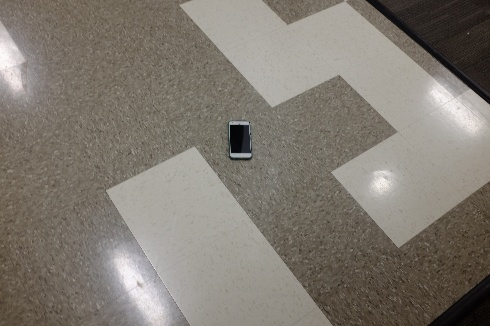
#> input picture find_phone/10.jpg, 490 x 326 px
$ python find_phone.py find_phone/10.jpg
#> lines starting #> are read from the running program, lines starting #| are printed output that depends on the picture; pictures that were not available may be replaced by others from this repository, and a replacement may not be noted
# -*- coding: utf-8 -*-
"""
Created on Sat Oct 27 13:02:58 2018

@author: KUBER REDDY
"""

#%% Import the required modules
import sys
import numpy as np
import cv2 as cv
import matplotlib.pyplot as plt

#%% Retreive the Image path from Commandline argument
myImage = sys.argv[1]

#%% Defining the required functions

## Converting an RGB image to the gray-scale image
def color_to_gray(color_img):
    gray = cv.cvtColor(color_img, cv.COLOR_BGR2GRAY)
    return gray

## Converting the Original coordinates to the Normalized Coordinates in the image
def Normalized_coordinates(col_j, row_i, img):
    num_rows, num_cols = img.shape[:2]
    x = col_j/(num_cols-1)
    y = row_i/(num_rows-1)
    return x,y

#%%  Calculating the normalized coordinates of the test Image

## Reading the image from the command line argument
img = cv.imread(myImage)
#> img is the input picture: shape (326, 490, 3); mean B, G, R 113.4, 122.2, 128.4

## Converting the image to gray
img = color_to_gray(img)

template = cv.imread('PCA_features.jpg',0)
#> template: shape (326, 490); min 0, max 253, mean 123

## Obtaining the width and height of the image
w, h = template.shape[::-1]
#> w = 490; h = 326

# Template matching method
methods = 'cv.TM_CCOEFF'
method = eval(methods)

# Apply template matching
res = cv.matchTemplate(img,template,method)
#> res = [270603360]
min_val, max_val, min_loc, max_loc = cv.minMaxLoc(res)
#> min_val = 270603360; max_val = 270603360; min_loc = (0, 0); max_loc = (0, 0)

# Obtaining the localized rectangle coordinates
top_left = min_loc
#> top_left = (0, 0)
bottom_right = (top_left[0] + w, top_left[1] + h)
#> bottom_right = (490, 326)

cv.rectangle(img,top_left, bottom_right, 255, 2)
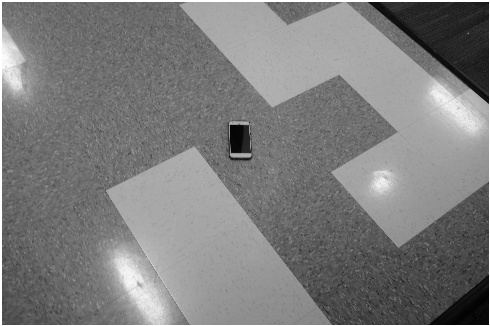
#> img: shape (326, 490); min 0, max 255, mean 125.4

# Plotting the matching result as a result of applying template matching
# On the original image on which phone is detected
plt.ion()
plt.subplot(121),plt.imshow(res,cmap = 'gray')
plt.title('Matching Result'), plt.xticks([]), plt.yticks([])
plt.subplot(122),plt.imshow(img,cmap = 'gray')
plt.title('Detected Point'), plt.xticks([]), plt.yticks([])
plt.suptitle(method)
plt.show()
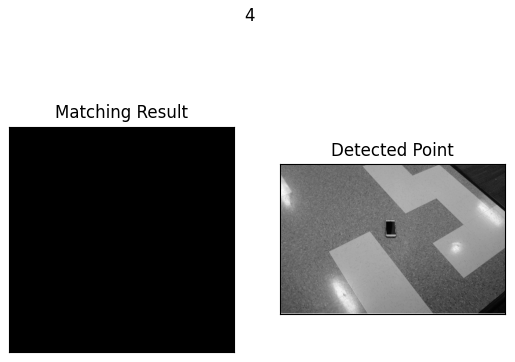
#> figure drawn by matplotlib, 2 panels
plt.pause(1)

# Saving the detected phone image in the current directory
plt.savefig('phone_found.jpg')

# Closes the window
plt.close("all")

## Plotting the normalize coordinates and original coordinates
X,Y = Normalized_coordinates(top_left[0]+(w/2),top_left[1]+(h/2),img)
#> X = 0.501; Y = 0.502
print("Original Coordinates of pixels: ",top_left[0]+(w/2),top_left[1]+(h/2))
#| Original Coordinates of pixels:  245.0 163.0
print("Normalized coordinates of the phone: ",str.format('{0:.4f}', X),str.format('{0:.4f}', Y))
#| Normalized coordinates of the phone:  0.5010 0.5015

$ run again, on find_phone/103.jpg
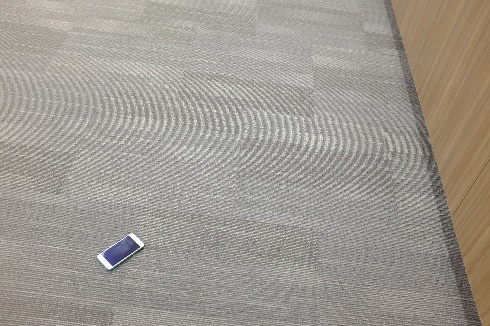
#> input picture find_phone/103.jpg, 490 x 326 px
#> img is the input picture: shape (326, 490, 3); mean B, G, R 145.2, 152.9, 158.2
#> in color_to_gray, `gray = cv.cvtColor(color_img, cv.COLOR_BGR2GRAY)`:
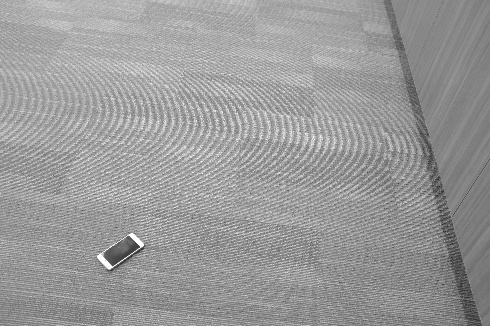
#> gray: shape (326, 490); min 28, max 255, mean 153.6
#> res = [101155064]
#> min_val = 101155064; min_loc = (0, 0)
#> bottom_right = (490, 326)
#> img: shape (326, 490)
#> `plt.show()`:
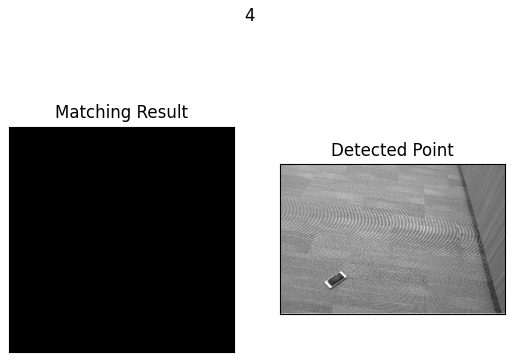
#> figure drawn by matplotlib, 2 panels
#> X = 0.501; Y = 0.502
#| Original Coordinates of pixels:  245.0 163.0
#| Normalized coordinates of the phone:  0.5010 0.5015

$ run again, on find_phone/105.jpg
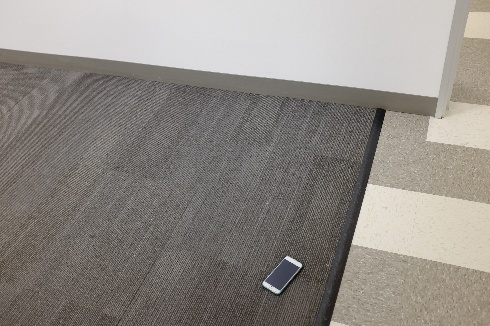
#> input picture find_phone/105.jpg, 490 x 326 px
#> img is the input picture: shape (326, 490, 3); mean B, G, R 133.8, 139.3, 144.2
#> res = [435258432]
#> min_val = 435258432; min_loc = (0, 0)
#> bottom_right = (490, 326)
#> `cv.rectangle(img,top_left, bottom_right, 255, 2)`:
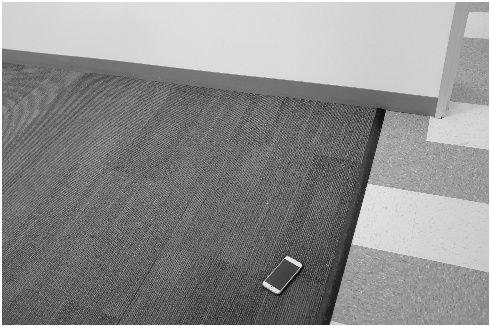
#> img: shape (326, 490); min 5, max 255, mean 141.5
#> `plt.show()`:
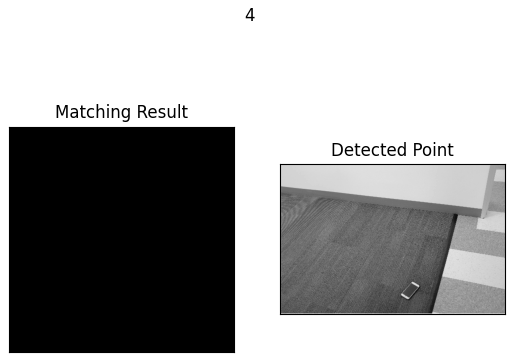
#> figure drawn by matplotlib, 2 panels
#> X = 0.501; Y = 0.502
#| Original Coordinates of pixels:  245.0 163.0
#| Normalized coordinates of the phone:  0.5010 0.5015
